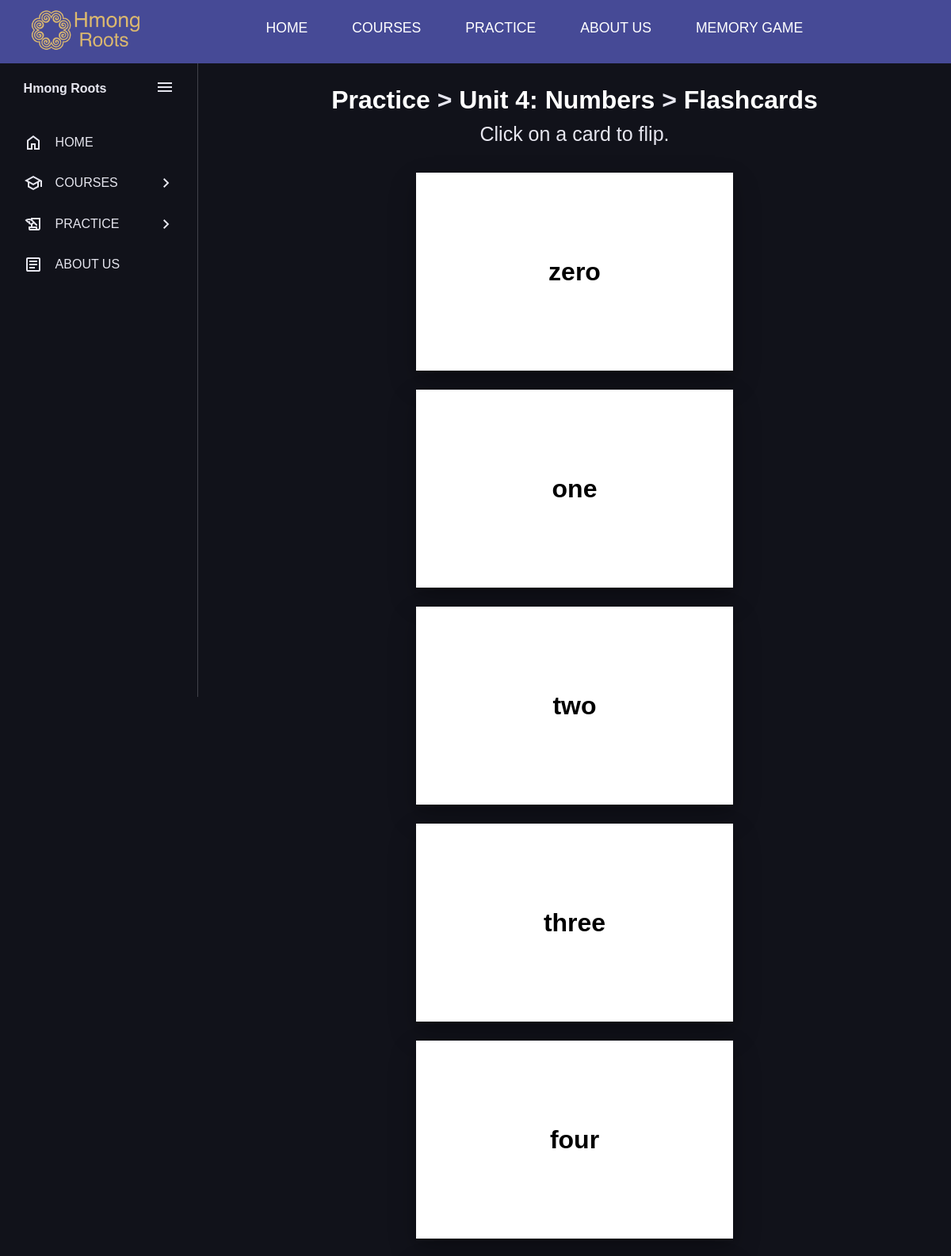
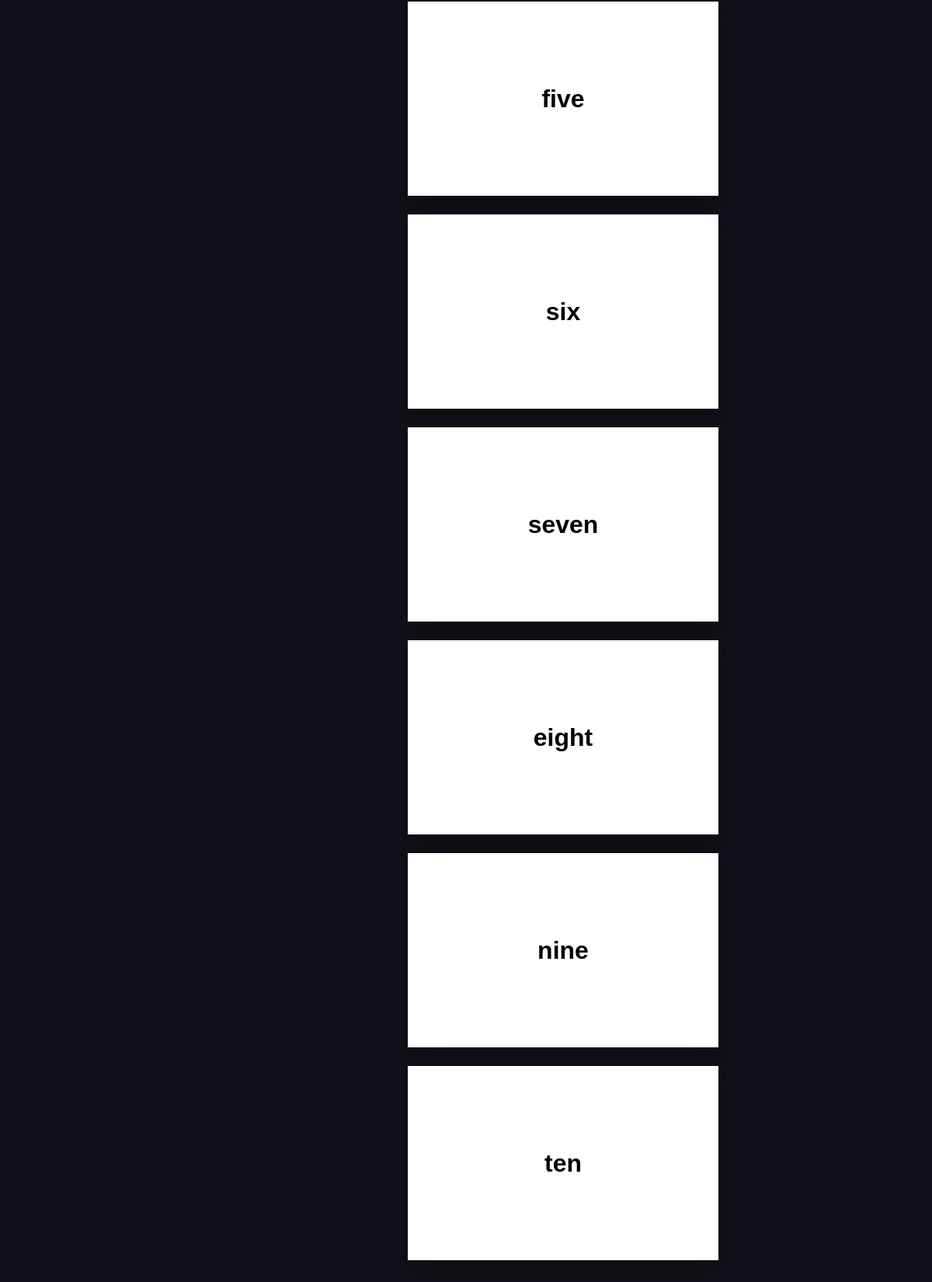
Page /practice/p4_numbers/flashcards/ on the committed database (2 pictures, top to bottom).
### main/models.py (models this page shows, shortened)
class Word(models.Model):
    english_word = models.CharField(max_length=255)
    hmong_word = models.CharField(max_length=255)
    category = models.CharField(max_length=255, blank=True, null=True)
    male_audio_url = models.TextField(blank=True, null=True)
    female_audio_url = models.TextField(blank=True, null=True)
    pronunciation_video_url = models.TextField(blank=True, null=True)
    real_video_url = models.TextField(blank=True, null=True)
    animated_video_url = models.TextField(blank=True, null=True)
    image_filename = models.CharField(max_length=255, blank=True, null=True)

### main/views.py (the view)
# urls.py: path('practice/p4_numbers/flashcards/', views.p4_numbers_cards, name='p4_numbers_cards'),
def p4_numbers_cards(request):
    words = Word.objects.filter(category="Numbers")
    return render(request, 'practice/p4_numbers_cards.html', {'words': words})

### main/templates/practice/p4_numbers_cards.html
{% extends 'base.html' %}
{% load static %}
{% block content %}
<h1>
    <a href="{% url 'practice' %}" class="heading-link">Practice</a>
     >
    <a href="{% url 'p4_numbers' %}" class="heading-link">Unit 4: Numbers</a>
     >
    <a href="{% url 'p4_numbers_cards' %}" class="heading-link">Flashcards</a>
</h1>
<p style="text-align: center; margin-top: 15px; margin-bottom: 5px; font-size: 25px;">Click on a card to flip.</p>
<div id="flashcard-container" class="flashcard-container">
    {% for word in words %}
    <div class="card-wrapper">
        <div class="card-body">
            <div class="card-front">
                <p>{{ word.english_word }}</p>
            </div>
            <div class="card-back">
                <p>{{ word.hmong_word }}</p>
            </div>
        </div>
    </div>
    {% endfor %}
</div>
{% endblock %}

### main/static/css/styles.css (style rules this page uses)
:root { --base-color: #11121a; --line-color: #42434a; --hover-color: #222533; --text-color: #e6e6ef; --accent-color: #f77062; --secondary-text-color: #b0b3c1; --secondary-color: #464A96; }
* { box-sizing: border-box; margin: 0; padding: 0; font-family: 'Poppins', sans-serif; }
html { line-height: 1.5rem; }
h1 { text-align: center; margin-top: 5px; margin-bottom: 5px; line-height: 1; }
.flashcard-container { display: flex; flex-wrap: wrap; justify-content: center; gap: 1.5rem; padding: 2rem 0; }
.card-wrapper { width: 25rem; height: 250px; perspective: 1000px; }
.card-body { position: relative; width: 100%; height: 100%; text-align: center; transition: transform 0.6s; transform-style: preserve-3d; box-shadow: 0 15px 35px rgba(0,0,0,0.2), 0 5px 15px rgba(0,0,0,0.19); cursor: pointer; }
.card-front, .card-back { background-color: #ffffff; position: absolute; width: 100%; height: 100%; backface-visibility: hidden; display: flex; align-items: center; justify-content: center; font-size: xx-large; padding: 1rem; flex-direction: column; }
.card-back { transform: rotateX(180deg); }
.card-front p, .card-back p { margin: 0; font-weight: bold; color: black; }
.heading-link { color: #fff; justify-content: center; text-decoration: none; }

### rows in the picture
Word: english_word "zero"
Word: english_word "one"
Word: english_word "two"
Word: english_word "three"
Word: english_word "four"
Word: english_word "five"
Word: english_word "six"
Word: english_word "seven"
Word: english_word "eight"
Word: english_word "nine"
Word: english_word "ten"
